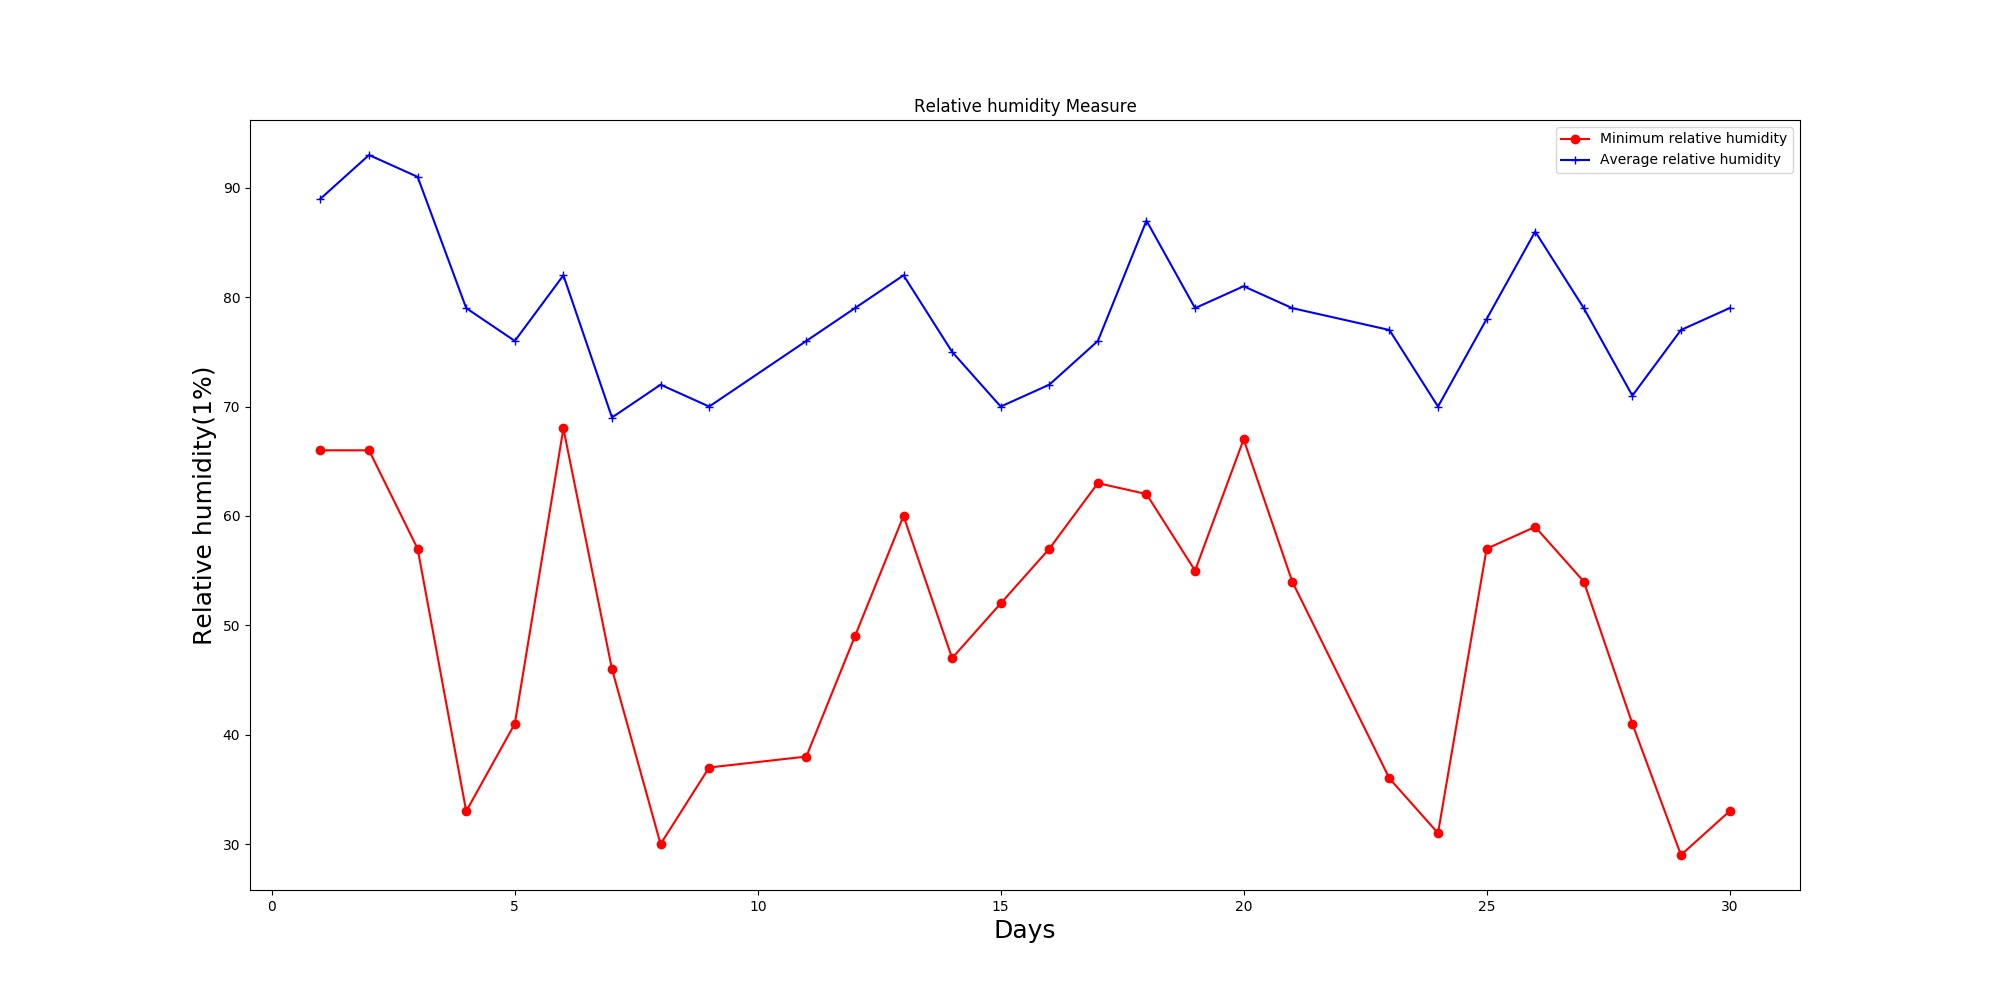

The Python source for this figure:
import json
import matplotlib.pyplot as plt

s = '{"0": {"\u533a\u7ad9\u53f7": "57494", "\u7eac\u5ea6": "3036", "\u7ecf\u5ea6": "1143", "\u89c2\u6d4b\u573a\u62d4\u6d77\u9ad8\u5ea6": "236", "\u5e74": "2018", "\u6708": "9", "\u65e5": "1", "\u5e73\u5747\u76f8\u5bf9\u6e7f\u5ea6": "89", "\u6700\u5c0f\u76f8\u5bf9\u6e7f\u5ea6(\u4ec5\u81ea\u8bb0)": "66", "\u5e73\u5747\u76f8\u5bf9\u6e7f\u5ea6\u8d28\u91cf\u63a7\u5236\u7801": "9", "\u6700\u5c0f\u76f8\u5bf9\u6e7f\u5ea6\u8d28\u91cf\u63a7\u5236\u7801": "9"}, "1": {"\u533a\u7ad9\u53f7": "57494", "\u7eac\u5ea6": "3036", "\u7ecf\u5ea6": "1143", "\u89c2\u6d4b\u573a\u62d4\u6d77\u9ad8\u5ea6": "236", "\u5e74": "2018", "\u6708": "9", "\u65e5": "2", "\u5e73\u5747\u76f8\u5bf9\u6e7f\u5ea6": "93", "\u6700\u5c0f\u76f8\u5bf9\u6e7f\u5ea6(\u4ec5\u81ea\u8bb0)": "66", "\u5e73\u5747\u76f8\u5bf9\u6e7f\u5ea6\u8d28\u91cf\u63a7\u5236\u7801": "9", "\u6700\u5c0f\u76f8\u5bf9\u6e7f\u5ea6\u8d28\u91cf\u63a7\u5236\u7801": "9"}, "2": {"\u533a\u7ad9\u53f7": "57494", "\u7eac\u5ea6": "3036", "\u7ecf\u5ea6": "1143", "\u89c2\u6d4b\u573a\u62d4\u6d77\u9ad8\u5ea6": "236", "\u5e74": "2018", "\u6708": "9", "\u65e5": "3", "\u5e73\u5747\u76f8\u5bf9\u6e7f\u5ea6": "91", "\u6700\u5c0f\u76f8\u5bf9\u6e7f\u5ea6(\u4ec5\u81ea\u8bb0)": "57", "\u5e73\u5747\u76f8\u5bf9\u6e7f\u5ea6\u8d28\u91cf\u63a7\u5236\u7801": "9", "\u6700\u5c0f\u76f8\u5bf9\u6e7f\u5ea6\u8d28\u91cf\u63a7\u5236\u7801": "9"}, "3": {"\u533a\u7ad9\u53f7": "57494", "\u7eac\u5ea6": "3036", "\u7ecf\u5ea6": "1143", "\u89c2\u6d4b\u573a\u62d4\u6d77\u9ad8\u5ea6": "236", "\u5e74": "2018", "\u6708": "9", "\u65e5": "4", "\u5e73\u5747\u76f8\u5bf9\u6e7f\u5ea6": "79", "\u6700\u5c0f\u76f8\u5bf9\u6e7f\u5ea6(\u4ec5\u81ea\u8bb0)": "33", "\u5e73\u5747\u76f8\u5bf9\u6e7f\u5ea6\u8d28\u91cf\u63a7\u5236\u7801": "9", "\u6700\u5c0f\u76f8\u5bf9\u6e7f\u5ea6\u8d28\u91cf\u63a7\u5236\u7801": "9"}, "4": {"\u533a\u7ad9\u53f7": "57494", "\u7eac\u5ea6": "3036", "\u7ecf\u5ea6": "1143", "\u89c2\u6d4b\u573a\u62d4\u6d77\u9ad8\u5ea6": "236", "\u5e74": "2018", "\u6708": "9", "\u65e5": "5", "\u5e73\u5747\u76f8\u5bf9\u6e7f\u5ea6": "76", "\u6700\u5c0f\u76f8\u5bf9\u6e7f\u5ea6(\u4ec5\u81ea\u8bb0)": "41", "\u5e73\u5747\u76f8\u5bf9\u6e7f\u5ea6\u8d28\u91cf\u63a7\u5236\u7801": "9", "\u6700\u5c0f\u76f8\u5bf9\u6e7f\u5ea6\u8d28\u91cf\u63a7\u5236\u7801": "9"}, "5": {"\u533a\u7ad9\u53f7": "57494", "\u7eac\u5ea6": "3036", "\u7ecf\u5ea6": "1143", "\u89c2\u6d4b\u573a\u62d4\u6d77\u9ad8\u5ea6": "236", "\u5e74": "2018", "\u6708": "9", "\u65e5": "6", "\u5e73\u5747\u76f8\u5bf9\u6e7f\u5ea6": "82", "\u6700\u5c0f\u76f8\u5bf9\u6e7f\u5ea6(\u4ec5\u81ea\u8bb0)": "68", "\u5e73\u5747\u76f8\u5bf9\u6e7f\u5ea6\u8d28\u91cf\u63a7\u5236\u7801": "9", "\u6700\u5c0f\u76f8\u5bf9\u6e7f\u5ea6\u8d28\u91cf\u63a7\u5236\u7801": "9"}, "6": {"\u533a\u7ad9\u53f7": "57494", "\u7eac\u5ea6": "3036", "\u7ecf\u5ea6": "1143", "\u89c2\u6d4b\u573a\u62d4\u6d77\u9ad8\u5ea6": "236", "\u5e74": "2018", "\u6708": "9", "\u65e5": "7", "\u5e73\u5747\u76f8\u5bf9\u6e7f\u5ea6": "69", "\u6700\u5c0f\u76f8\u5bf9\u6e7f\u5ea6(\u4ec5\u81ea\u8bb0)": "46", "\u5e73\u5747\u76f8\u5bf9\u6e7f\u5ea6\u8d28\u91cf\u63a7\u5236\u7801": "9", "\u6700\u5c0f\u76f8\u5bf9\u6e7f\u5ea6\u8d28\u91cf\u63a7\u5236\u7801": "9"}, "7": {"\u533a\u7ad9\u53f7": "57494", "\u7eac\u5ea6": "3036", "\u7ecf\u5ea6": "1143", "\u89c2\u6d4b\u573a\u62d4\u6d77\u9ad8\u5ea6": "236", "\u5e74": "2018", "\u6708": "9", "\u65e5": "8", "\u5e73\u5747\u76f8\u5bf9\u6e7f\u5ea6": "72", "\u6700\u5c0f\u76f8\u5bf9\u6e7f\u5ea6(\u4ec5\u81ea\u8bb0)": "30", "\u5e73\u5747\u76f8\u5bf9\u6e7f\u5ea6\u8d28\u91cf\u63a7\u5236\u7801": "9", "\u6700\u5c0f\u76f8\u5bf9\u6e7f\u5ea6\u8d28\u91cf\u63a7\u5236\u7801": "9"}, "8": {"\u533a\u7ad9\u53f7": "57494", "\u7eac\u5ea6": "3036", "\u7ecf\u5ea6": "1143", "\u89c2\u6d4b\u573a\u62d4\u6d77\u9ad8\u5ea6": "236", "\u5e74": "2018", "\u6708": "9", "\u65e5": "9", "\u5e73\u5747\u76f8\u5bf9\u6e7f\u5ea6": "70", "\u6700\u5c0f\u76f8\u5bf9\u6e7f\u5ea6(\u4ec5\u81ea\u8bb0)": "37", "\u5e73\u5747\u76f8\u5bf9\u6e7f\u5ea6\u8d28\u91cf\u63a7\u5236\u7801": "9", "\u6700\u5c0f\u76f8\u5bf9\u6e7f\u5ea6\u8d28\u91cf\u63a7\u5236\u7801": "9"}, "9": {"\u533a\u7ad9\u53f7": "57494", "\u7eac\u5ea6": "3036", "\u7ecf\u5ea6": "1143", "\u89c2\u6d4b\u573a\u62d4\u6d77\u9ad8\u5ea6": "236", "\u5e74": "2018", "\u6708": "9", "\u65e5": "11", "\u5e73\u5747\u76f8\u5bf9\u6e7f\u5ea6": "76", "\u6700\u5c0f\u76f8\u5bf9\u6e7f\u5ea6(\u4ec5\u81ea\u8bb0)": "38", "\u5e73\u5747\u76f8\u5bf9\u6e7f\u5ea6\u8d28\u91cf\u63a7\u5236\u7801": "9", "\u6700\u5c0f\u76f8\u5bf9\u6e7f\u5ea6\u8d28\u91cf\u63a7\u5236\u7801": "9"}, "10": {"\u533a\u7ad9\u53f7": "57494", "\u7eac\u5ea6": "3036", "\u7ecf\u5ea6": "1143", "\u89c2\u6d4b\u573a\u62d4\u6d77\u9ad8\u5ea6": "236", "\u5e74": "2018", "\u6708": "9", "\u65e5": "12", "\u5e73\u5747\u76f8\u5bf9\u6e7f\u5ea6": "79", "\u6700\u5c0f\u76f8\u5bf9\u6e7f\u5ea6(\u4ec5\u81ea\u8bb0)": "49", "\u5e73\u5747\u76f8\u5bf9\u6e7f\u5ea6\u8d28\u91cf\u63a7\u5236\u7801": "9", "\u6700\u5c0f\u76f8\u5bf9\u6e7f\u5ea6\u8d28\u91cf\u63a7\u5236\u7801": "9"}, "11": {"\u533a\u7ad9\u53f7": "57494", "\u7eac\u5ea6": "3036", "\u7ecf\u5ea6": "1143", "\u89c2\u6d4b\u573a\u62d4\u6d77\u9ad8\u5ea6": "236", "\u5e74": "2018", "\u6708": "9", "\u65e5": "13", "\u5e73\u5747\u76f8\u5bf9\u6e7f\u5ea6": "82", "\u6700\u5c0f\u76f8\u5bf9\u6e7f\u5ea6(\u4ec5\u81ea\u8bb0)": "60", "\u5e73\u5747\u76f8\u5bf9\u6e7f\u5ea6\u8d28\u91cf\u63a7\u5236\u7801": "9", "\u6700\u5c0f\u76f8\u5bf9\u6e7f\u5ea6\u8d28\u91cf\u63a7\u5236\u7801": "9"}, "12": {"\u533a\u7ad9\u53f7": "57494", "\u7eac\u5ea6": "3036", "\u7ecf\u5ea6": "1143", "\u89c2\u6d4b\u573a\u62d4\u6d77\u9ad8\u5ea6": "236", "\u5e74": "2018", "\u6708": "9", "\u65e5": "14", "\u5e73\u5747\u76f8\u5bf9\u6e7f\u5ea6": "75", "\u6700\u5c0f\u76f8\u5bf9\u6e7f\u5ea6(\u4ec5\u81ea\u8bb0)": "47", "\u5e73\u5747\u76f8\u5bf9\u6e7f\u5ea6\u8d28\u91cf\u63a7\u5236\u7801": "9", "\u6700\u5c0f\u76f8\u5bf9\u6e7f\u5ea6\u8d28\u91cf\u63a7\u5236\u7801": "9"}, "13": {"\u533a\u7ad9\u53f7": "57494", "\u7eac\u5ea6": "3036", "\u7ecf\u5ea6": "1143", "\u89c2\u6d4b\u573a\u62d4\u6d77\u9ad8\u5ea6": "236", "\u5e74": "2018", "\u6708": "9", "\u65e5": "15", "\u5e73\u5747\u76f8\u5bf9\u6e7f\u5ea6": "70", "\u6700\u5c0f\u76f8\u5bf9\u6e7f\u5ea6(\u4ec5\u81ea\u8bb0)": "52", "\u5e73\u5747\u76f8\u5bf9\u6e7f\u5ea6\u8d28\u91cf\u63a7\u5236\u7801": "9", "\u6700\u5c0f\u76f8\u5bf9\u6e7f\u5ea6\u8d28\u91cf\u63a7\u5236\u7801": "9"}, "14": {"\u533a\u7ad9\u53f7": "57494", "\u7eac\u5ea6": "3036", "\u7ecf\u5ea6": "1143", "\u89c2\u6d4b\u573a\u62d4\u6d77\u9ad8\u5ea6": "236", "\u5e74": "2018", "\u6708": "9", "\u65e5": "16", "\u5e73\u5747\u76f8\u5bf9\u6e7f\u5ea6": "72", "\u6700\u5c0f\u76f8\u5bf9\u6e7f\u5ea6(\u4ec5\u81ea\u8bb0)": "57", "\u5e73\u5747\u76f8\u5bf9\u6e7f\u5ea6\u8d28\u91cf\u63a7\u5236\u7801": "9", "\u6700\u5c0f\u76f8\u5bf9\u6e7f\u5ea6\u8d28\u91cf\u63a7\u5236\u7801": "9"}, "15": {"\u533a\u7ad9\u53f7": "57494", "\u7eac\u5ea6": "3036", "\u7ecf\u5ea6": "1143", "\u89c2\u6d4b\u573a\u62d4\u6d77\u9ad8\u5ea6": "236", "\u5e74": "2018", "\u6708": "9", "\u65e5": "17", "\u5e73\u5747\u76f8\u5bf9\u6e7f\u5ea6": "76", "\u6700\u5c0f\u76f8\u5bf9\u6e7f\u5ea6(\u4ec5\u81ea\u8bb0)": "63", "\u5e73\u5747\u76f8\u5bf9\u6e7f\u5ea6\u8d28\u91cf\u63a7\u5236\u7801": "9", "\u6700\u5c0f\u76f8\u5bf9\u6e7f\u5ea6\u8d28\u91cf\u63a7\u5236\u7801": "9"}, "16": {"\u533a\u7ad9\u53f7": "57494", "\u7eac\u5ea6": "3036", "\u7ecf\u5ea6": "1143", "\u89c2\u6d4b\u573a\u62d4\u6d77\u9ad8\u5ea6": "236", "\u5e74": "2018", "\u6708": "9", "\u65e5": "18", "\u5e73\u5747\u76f8\u5bf9\u6e7f\u5ea6": "87", "\u6700\u5c0f\u76f8\u5bf9\u6e7f\u5ea6(\u4ec5\u81ea\u8bb0)": "62", "\u5e73\u5747\u76f8\u5bf9\u6e7f\u5ea6\u8d28\u91cf\u63a7\u5236\u7801": "9", "\u6700\u5c0f\u76f8\u5bf9\u6e7f\u5ea6\u8d28\u91cf\u63a7\u5236\u7801": "9"}, "17": {"\u533a\u7ad9\u53f7": "57494", "\u7eac\u5ea6": "3036", "\u7ecf\u5ea6": "1143", "\u89c2\u6d4b\u573a\u62d4\u6d77\u9ad8\u5ea6": "236", "\u5e74": "2018", "\u6708": "9", "\u65e5": "19", "\u5e73\u5747\u76f8\u5bf9\u6e7f\u5ea6": "79", "\u6700\u5c0f\u76f8\u5bf9\u6e7f\u5ea6(\u4ec5\u81ea\u8bb0)": "55", "\u5e73\u5747\u76f8\u5bf9\u6e7f\u5ea6\u8d28\u91cf\u63a7\u5236\u7801": "9", "\u6700\u5c0f\u76f8\u5bf9\u6e7f\u5ea6\u8d28\u91cf\u63a7\u5236\u7801": "9"}, "18": {"\u533a\u7ad9\u53f7": "57494", "\u7eac\u5ea6": "3036", "\u7ecf\u5ea6": "1143", "\u89c2\u6d4b\u573a\u62d4\u6d77\u9ad8\u5ea6": "236", "\u5e74": "2018", "\u6708": "9", "\u65e5": "20", "\u5e73\u5747\u76f8\u5bf9\u6e7f\u5ea6": "81", "\u6700\u5c0f\u76f8\u5bf9\u6e7f\u5ea6(\u4ec5\u81ea\u8bb0)": "67", "\u5e73\u5747\u76f8\u5bf9\u6e7f\u5ea6\u8d28\u91cf\u63a7\u5236\u7801": "9", "\u6700\u5c0f\u76f8\u5bf9\u6e7f\u5ea6\u8d28\u91cf\u63a7\u5236\u7801": "9"}, "19": {"\u533a\u7ad9\u53f7": "57494", "\u7eac\u5ea6": "3036", "\u7ecf\u5ea6": "1143", "\u89c2\u6d4b\u573a\u62d4\u6d77\u9ad8\u5ea6": "236", "\u5e74": "2018", "\u6708": "9", "\u65e5": "21", "\u5e73\u5747\u76f8\u5bf9\u6e7f\u5ea6": "79", "\u6700\u5c0f\u76f8\u5bf9\u6e7f\u5ea6(\u4ec5\u81ea\u8bb0)": "54", "\u5e73\u5747\u76f8\u5bf9\u6e7f\u5ea6\u8d28\u91cf\u63a7\u5236\u7801": "9", "\u6700\u5c0f\u76f8\u5bf9\u6e7f\u5ea6\u8d28\u91cf\u63a7\u5236\u7801": "9"}, "20": {"\u533a\u7ad9\u53f7": "57494", "\u7eac\u5ea6": "3036", "\u7ecf\u5ea6": "1143", "\u89c2\u6d4b\u573a\u62d4\u6d77\u9ad8\u5ea6": "236", "\u5e74": "2018", "\u6708": "9", "\u65e5": "23", "\u5e73\u5747\u76f8\u5bf9\u6e7f\u5ea6": "77", "\u6700\u5c0f\u76f8\u5bf9\u6e7f\u5ea6(\u4ec5\u81ea\u8bb0)": "36", "\u5e73\u5747\u76f8\u5bf9\u6e7f\u5ea6\u8d28\u91cf\u63a7\u5236\u7801": "9", "\u6700\u5c0f\u76f8\u5bf9\u6e7f\u5ea6\u8d28\u91cf\u63a7\u5236\u7801": "9"}, "21": {"\u533a\u7ad9\u53f7": "57494", "\u7eac\u5ea6": "3036", "\u7ecf\u5ea6": "1143", "\u89c2\u6d4b\u573a\u62d4\u6d77\u9ad8\u5ea6": "236", "\u5e74": "2018", "\u6708": "9", "\u65e5": "24", "\u5e73\u5747\u76f8\u5bf9\u6e7f\u5ea6": "70", "\u6700\u5c0f\u76f8\u5bf9\u6e7f\u5ea6(\u4ec5\u81ea\u8bb0)": "31", "\u5e73\u5747\u76f8\u5bf9\u6e7f\u5ea6\u8d28\u91cf\u63a7\u5236\u7801": "9", "\u6700\u5c0f\u76f8\u5bf9\u6e7f\u5ea6\u8d28\u91cf\u63a7\u5236\u7801": "9"}, "22": {"\u533a\u7ad9\u53f7": "57494", "\u7eac\u5ea6": "3036", "\u7ecf\u5ea6": "1143", "\u89c2\u6d4b\u573a\u62d4\u6d77\u9ad8\u5ea6": "236", "\u5e74": "2018", "\u6708": "9", "\u65e5": "25", "\u5e73\u5747\u76f8\u5bf9\u6e7f\u5ea6": "78", "\u6700\u5c0f\u76f8\u5bf9\u6e7f\u5ea6(\u4ec5\u81ea\u8bb0)": "57", "\u5e73\u5747\u76f8\u5bf9\u6e7f\u5ea6\u8d28\u91cf\u63a7\u5236\u7801": "9", "\u6700\u5c0f\u76f8\u5bf9\u6e7f\u5ea6\u8d28\u91cf\u63a7\u5236\u7801": "9"}, "23": {"\u533a\u7ad9\u53f7": "57494", "\u7eac\u5ea6": "3036", "\u7ecf\u5ea6": "1143", "\u89c2\u6d4b\u573a\u62d4\u6d77\u9ad8\u5ea6": "236", "\u5e74": "2018", "\u6708": "9", "\u65e5": "26", "\u5e73\u5747\u76f8\u5bf9\u6e7f\u5ea6": "86", "\u6700\u5c0f\u76f8\u5bf9\u6e7f\u5ea6(\u4ec5\u81ea\u8bb0)": "59", "\u5e73\u5747\u76f8\u5bf9\u6e7f\u5ea6\u8d28\u91cf\u63a7\u5236\u7801": "9", "\u6700\u5c0f\u76f8\u5bf9\u6e7f\u5ea6\u8d28\u91cf\u63a7\u5236\u7801": "9"}, "24": {"\u533a\u7ad9\u53f7": "57494", "\u7eac\u5ea6": "3036", "\u7ecf\u5ea6": "1143", "\u89c2\u6d4b\u573a\u62d4\u6d77\u9ad8\u5ea6": "236", "\u5e74": "2018", "\u6708": "9", "\u65e5": "27", "\u5e73\u5747\u76f8\u5bf9\u6e7f\u5ea6": "79", "\u6700\u5c0f\u76f8\u5bf9\u6e7f\u5ea6(\u4ec5\u81ea\u8bb0)": "54", "\u5e73\u5747\u76f8\u5bf9\u6e7f\u5ea6\u8d28\u91cf\u63a7\u5236\u7801": "9", "\u6700\u5c0f\u76f8\u5bf9\u6e7f\u5ea6\u8d28\u91cf\u63a7\u5236\u7801": "9"}, "25": {"\u533a\u7ad9\u53f7": "57494", "\u7eac\u5ea6": "3036", "\u7ecf\u5ea6": "1143", "\u89c2\u6d4b\u573a\u62d4\u6d77\u9ad8\u5ea6": "236", "\u5e74": "2018", "\u6708": "9", "\u65e5": "28", "\u5e73\u5747\u76f8\u5bf9\u6e7f\u5ea6": "71", "\u6700\u5c0f\u76f8\u5bf9\u6e7f\u5ea6(\u4ec5\u81ea\u8bb0)": "41", "\u5e73\u5747\u76f8\u5bf9\u6e7f\u5ea6\u8d28\u91cf\u63a7\u5236\u7801": "9", "\u6700\u5c0f\u76f8\u5bf9\u6e7f\u5ea6\u8d28\u91cf\u63a7\u5236\u7801": "9"}, "26": {"\u533a\u7ad9\u53f7": "57494", "\u7eac\u5ea6": "3036", "\u7ecf\u5ea6": "1143", "\u89c2\u6d4b\u573a\u62d4\u6d77\u9ad8\u5ea6": "236", "\u5e74": "2018", "\u6708": "9", "\u65e5": "29", "\u5e73\u5747\u76f8\u5bf9\u6e7f\u5ea6": "77", "\u6700\u5c0f\u76f8\u5bf9\u6e7f\u5ea6(\u4ec5\u81ea\u8bb0)": "29", "\u5e73\u5747\u76f8\u5bf9\u6e7f\u5ea6\u8d28\u91cf\u63a7\u5236\u7801": "9", "\u6700\u5c0f\u76f8\u5bf9\u6e7f\u5ea6\u8d28\u91cf\u63a7\u5236\u7801": "9"}, "27": {"\u533a\u7ad9\u53f7": "57494", "\u7eac\u5ea6": "3036", "\u7ecf\u5ea6": "1143", "\u89c2\u6d4b\u573a\u62d4\u6d77\u9ad8\u5ea6": "236", "\u5e74": "2018", "\u6708": "9", "\u65e5": "30", "\u5e73\u5747\u76f8\u5bf9\u6e7f\u5ea6": "79", "\u6700\u5c0f\u76f8\u5bf9\u6e7f\u5ea6(\u4ec5\u81ea\u8bb0)": "33", "\u5e73\u5747\u76f8\u5bf9\u6e7f\u5ea6\u8d28\u91cf\u63a7\u5236\u7801": "9", "\u6700\u5c0f\u76f8\u5bf9\u6e7f\u5ea6\u8d28\u91cf\u63a7\u5236\u7801": "9"}}'

dic = json.loads(s)
print(dic)

y1 = []
y2 = []
y3 = []
x = []
for keys in dic.keys():
    # print(dic[keys])
    y1.append(eval(dic[keys]['最小相对湿度(仅自记)']))
    #y2.append(eval(dic[keys]['日最高本站气压']))
    y3.append(eval(dic[keys]['平均相对湿度']))
    x.append(eval(dic[keys]['日']))
# print(len(y1))
# for i in x: print(i)

plt.figure(figsize=(20, 10))  # 创建绘图对象

l1 = plt.plot(x, y1, 'ro-', label='Minimum relative humidity')
#l2 = plt.plot(x, y2, 'g^-', label='Maximum Air pressure')
l3 = plt.plot(x, y3, 'b+-', label='Average relative humidity')
# plt.plot(x, y1, 'ro-', x, y2, 'g+-')#, x3, y3, 'b^-')
plt.title('Relative humidity Measure')
plt.ylabel('Relative humidity(1%)', fontsize=18)
plt.xlabel('Days', fontsize=18)
plt.legend()
plt.savefig("湿度.jpg")
plt.show()